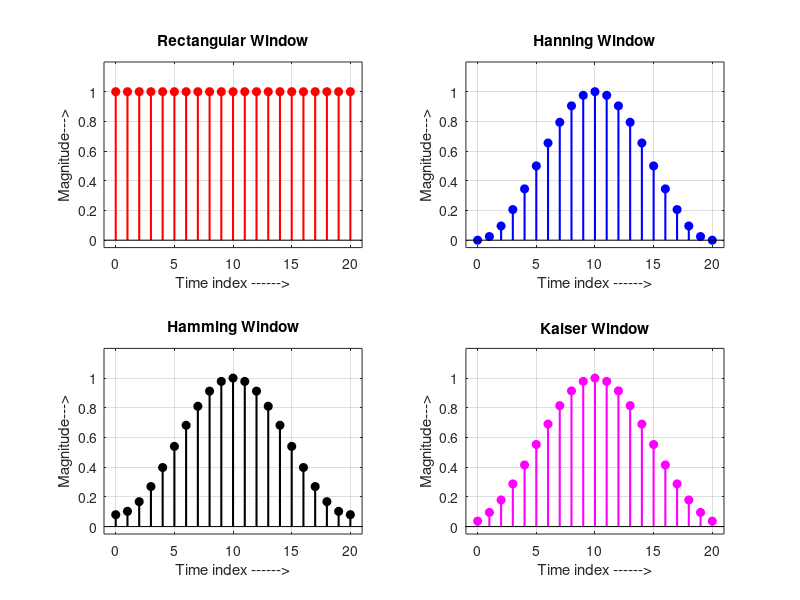
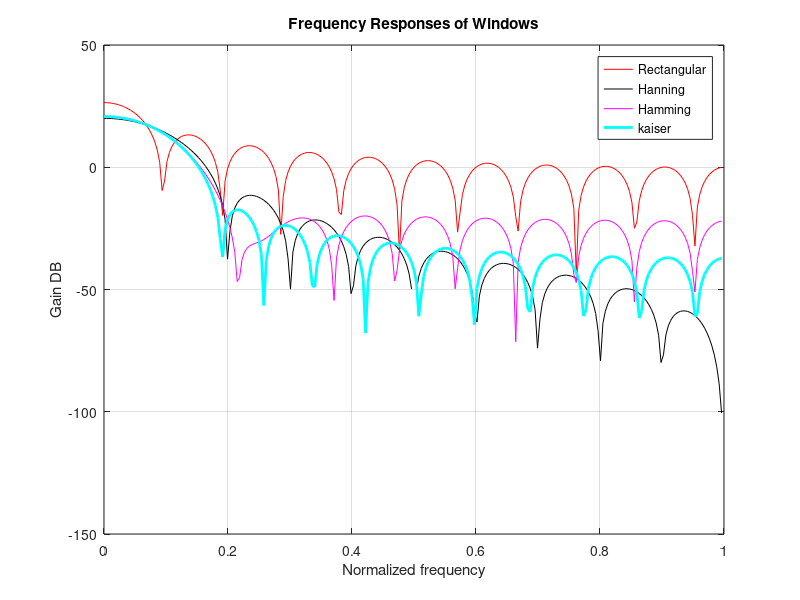

Source code (MATLAB) for these figures, in order:

% V10_1.m  FIR Windows and their spectrum

%%% Developed by Dr. M. Venu Gopala Rao, 
%%% Email: mvgr03@kluniversity.in,  mvgr03@gmail.com,

%%%%% ==================================================================
% 
% Generate the following windows with the length of each window should be 21.
% (a) Rectangular, (b) Hanning, (c) Hamming and (d) Kaiser window 
% Also sketch the Frequency (magnitude) responses of the above windows.
% 
% Solution                                                                                                                                    

clear all; close all; clc;

% Rect window
N=21;
Rw=boxcar(N);
[h,omega1]=freqz(Rw,1,256);% frequency response of the window
mag1=20*log10(abs(h)); %DB magnitude

% hanning window
Hnw=hanning(N);
[h,omega2]=freqz(Hnw,1,256);% frequency response of the window
mag2=20*log10(abs(h)); %DB magnitude

% hamming window
Hmw=hamming(N);
[h,omega3]=freqz(Hmw,1,256);% frequency response of the window
mag3=20*log10(abs(h)); %DB magnitude

%kaisar
alpha = 5;
kw=kaiser(N,alpha);
[h,omega4]=freqz(kw,1,256);% frequency response of the window
mag4=20*log10(abs(h)); %DB magnitude

%-------------------Time domain plots -----------------------------

n = 0: N-1;
figure()
subplot(2,2,1); stem(n, Rw,'r','fill','LineWidth',1.5); grid
xlabel('Time index ------>');
ylabel('Magnitude--->');
title('Rectangular Window');
axis([-1 N -0.05 1.2]);

subplot(2,2,2); stem(n, Hnw,'b','fill','LineWidth',1.5); grid
xlabel('Time index ------>');
ylabel('Magnitude--->');
title('Hanning Window');
axis([-1 N -0.05 1.2]);


subplot(2,2,3); stem(n, Hmw,'k','fill','LineWidth',1.5); grid
xlabel('Time index ------>');
ylabel('Magnitude--->');
title('Hamming Window');
axis([-1 N -0.05 1.2]);


subplot(2,2,4); stem(n, kw,'m','fill','LineWidth',1.5); grid
xlabel('Time index ------>');
ylabel('Magnitude--->');
title('Kaiser Window');
axis([-1 N -0.05 1.2]);

%-----------------Frequency Response--------------------------
figure()
plot(omega1/pi,mag1,'r',omega2/pi,mag2,'k',omega3/pi,mag3,'m',omega4/pi,mag4,'c','LineWidth',2); 
xlabel('Normalized frequency');
ylabel('Gain DB');grid
legend('Rectangular','Hanning','Hamming','kaiser');
title('Frequency Responses of Windows');
